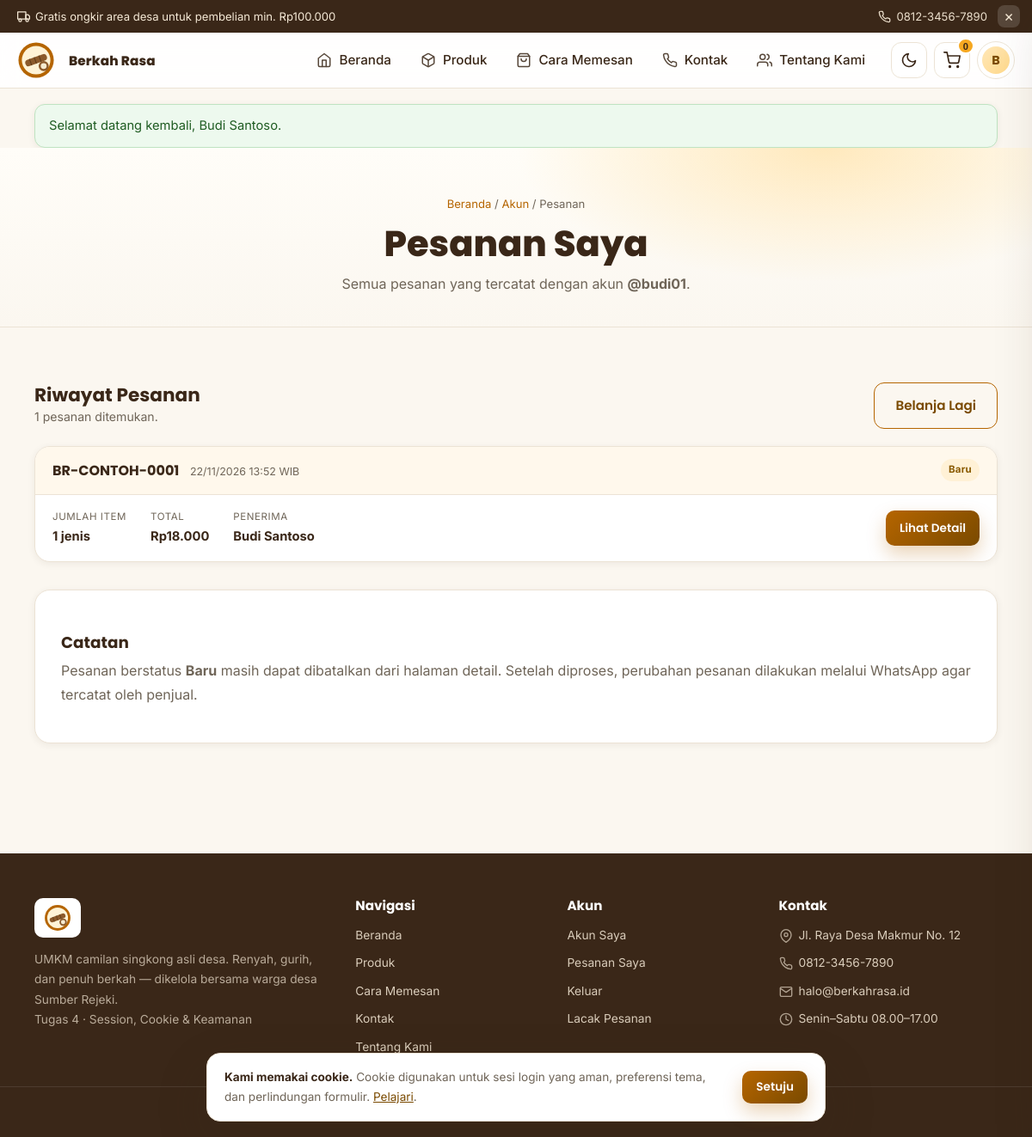
Page /pesanan-saya.php (signed in) on the committed database.
### tables this page shows
CREATE TABLE IF NOT EXISTS users (
    id            INT AUTO_INCREMENT PRIMARY KEY,
    username      VARCHAR(60) NOT NULL,
    nama          VARCHAR(120) NOT NULL,
    email         VARCHAR(150) NOT NULL,
    no_wa         VARCHAR(30) NULL,
    password      VARCHAR(255) NOT NULL,
    role          ENUM('admin','operator','pelanggan') NOT NULL DEFAULT 'pelanggan',
    aktif         TINYINT(1) NOT NULL DEFAULT 1,
    last_login_at DATETIME NULL,
    created_at    TIMESTAMP NOT NULL DEFAULT CURRENT_TIMESTAMP,
    updated_at    TIMESTAMP NOT NULL DEFAULT CURRENT_TIMESTAMP ON UPDATE CURRENT_TIMESTAMP,
    UNIQUE KEY uq_users_username (username),
    UNIQUE KEY uq_users_email (email),
    KEY idx_users_role (role)
);

CREATE TABLE IF NOT EXISTS pesanan (
    id           INT AUTO_INCREMENT PRIMARY KEY,
    user_id      INT NULL,
    kode         VARCHAR(30) NOT NULL UNIQUE,
    nama_pembeli VARCHAR(120) NOT NULL,
    email        VARCHAR(150) NULL,
    no_wa        VARCHAR(30) NOT NULL,
    alamat       TEXT NULL,
    catatan      TEXT NULL,
    pembayaran   ENUM('cod','transfer') NOT NULL DEFAULT 'cod',
    total        INT NOT NULL DEFAULT 0,
    ongkir       INT NOT NULL DEFAULT 0,
    status       ENUM('baru','diproses','dikirim','selesai','dibatalkan') NOT NULL DEFAULT 'baru',
    created_at   TIMESTAMP NOT NULL DEFAULT CURRENT_TIMESTAMP,
    KEY idx_pesanan_user (user_id),
    KEY idx_pesanan_status (status),
    CONSTRAINT fk_pesanan_user FOREIGN KEY (user_id)
        REFERENCES users(id) ON DELETE SET NULL
);

### config/config.php (called while the page is built, shortened)
<?php
if (!function_exists('url')) {
    function url(string $path = ''): string
    {
        return BASE_URL . '/' . ltrim($path, '/');
    }
}
if (!function_exists('asset')) {
    function asset(string $path): string
    {
        $url = url($path);
        return $url . (str_contains($url, '?') ? '&' : '?') . 'v=' . ASSET_VERSION;
    }
}

### includes/security.php (called while the page is built, shortened)
<?php
require_once __DIR__ . '/../config/config.php';
require_once __DIR__ . '/../config/database.php';
function current_user(bool $refresh = false): ?array
{
    static $cached = null;
    static $loaded = false;
    if ($loaded) {
        return $cached;
    }
    $loaded = true;
    $userId = (int) ($_SESSION['user_id'] ?? 0);
    $stmt = db()->prepare(
        'SELECT id, username, nama, email, no_wa, password, role, aktif, last_login_at, created_at
         FROM users WHERE id = ? LIMIT 1'
    );
    $stmt->execute([$userId]);
    $user = $stmt->fetch();
    $cached = $user;
    return $cached;
}
function is_logged_in(): bool
{
    return current_user() !== null;
}
function is_staff(): bool
{
    $user = current_user();
    return $user !== null && is_staff_role((string) $user['role']);
}
function require_login(): void
{
    if (!is_logged_in()) {
        remember_intended_url();
        set_flash('error', 'Silakan masuk terlebih dahulu.');
        redirect(url('masuk.php'));
    }
}
function theme_preference(): string
{
    $theme = (string) ($_COOKIE[THEME_COOKIE] ?? '');
    return $theme === 'dark' ? 'dark' : 'light';
}

### config/database.php (called while the page is built, shortened)
<?php
require_once __DIR__ . '/config.php';
function db(): PDO
{
    static $pdo = null;
    if ($pdo instanceof PDO) {
        return $pdo;
    }
    $dsn = 'mysql:host=' . DB_HOST
        . ';port=' . DB_PORT
        . ';dbname=' . DB_NAME
        . ';charset=utf8mb4';
    try {
        $pdo = new PDO($dsn, DB_USER, DB_PASS, [
            PDO::ATTR_ERRMODE            => PDO::ERRMODE_EXCEPTION,
            PDO::ATTR_DEFAULT_FETCH_MODE => PDO::FETCH_ASSOC,
            PDO::ATTR_EMULATE_PREPARES   => false,
            PDO::ATTR_STRINGIFY_FETCHES  => false,
        ]);
    } catch (PDOException $e) {
        error_log('[DB] ' . $e->getMessage());
        http_response_code(500);
        if (PHP_SAPI === 'cli') {
            fwrite(STDERR, 'Koneksi database gagal: ' . $e->getMessage() . PHP_EOL);
            exit(1);
        }
        $pesan = APP_DEBUG
            ? '<p style="color:#b91c1c">' . htmlspecialchars($e->getMessage(), ENT_QUOTES,
                'UTF-8') . '</p>'
            : '<p>Silakan hubungi pengelola situs.</p>';
        exit(
            '<!DOCTYPE html><html lang="id"><meta charset="utf-8">'
            . '<title>Koneksi database gagal</title>'
            .
                '<body style="font-family:system-ui;max-width:640px;margin:80px auto;padding:0 20px;">'
            . '<h2>Koneksi database gagal</h2>'
            . '<p>Pastikan MySQL/MariaDB berjalan dan database <strong>'
            . htmlspecialchars(DB_NAME, ENT_QUOTES, 'UTF-8')
            . '</strong> sudah diimpor dari <code>database/schema.sql</code>.</p>'
            . $pesan
            . '</body></html>'
        );
    }
    return $pdo;
}

### pesanan-saya.php (the view, shortened to what this page needs)
<?php
require_once __DIR__ . '/config/database.php';
require_once __DIR__ . '/includes/functions.php';
require_login();
$user = current_user();
$orders = get_user_orders((int) $user['id']);
$active    = '';
include __DIR__ . '/includes/header.php';
?>
<section class="page-hero auth-hero">
  <div class="container">
    <div class="breadcrumb"><a href="<?= url('index.php') ?>">Beranda</a> / <a
        href="<?= url('akun.php') ?>">Akun</a> / Pesanan</div>
    <h1>Pesanan Saya</h1>
    <p>Semua pesanan yang tercatat dengan akun <strong>@<?= e($user['username']) ?></strong>.</p>
  </div>
</section>
<main class="section">
  <div class="container">
    <div class="orders-head reveal">
      <div>
        <h2>Riwayat Pesanan</h2>
        <p class="muted-text"><?= count($orders) ?> pesanan ditemukan.</p>
      </div>
      <a class="btn btn-ghost" href="<?= url('produk.php') ?>">Belanja Lagi</a>
    </div>
    <?php if (!$orders): ?>
    <div class="empty-orders reveal">
      <h3>Belum ada pesanan</h3>
      <p>Pesanan yang Anda checkout saat sudah masuk akan otomatis muncul di halaman ini.</p>
      <a class="btn" href="<?= url('produk.php') ?>">Lihat Produk</a>
    </div>
    <?php else: ?>
    <div class="orders-list">
      <?php foreach ($orders as $order): ?>
      <article class="order-card reveal">
        <div class="order-card-head">
          <div>
            <span class="order-code"><?= e($order['kode']) ?></span>
            <span class="order-date"><?= e(format_tanggal($order['created_at'])) ?> WIB</span>
          </div>
          <?= status_badge((string) $order['status']) ?>
        </div>
        <div class="order-card-body">
          <div class="order-fact">
            <span>Jumlah item</span>
            <b><?= (int) $order['jumlah_item'] ?> jenis</b>
          </div>
          <div class="order-fact">
            <span>Total</span>
            <b><?= rupiah($order['total']) ?></b>
          </div>
          <div class="order-fact">
            <span>Penerima</span>
            <b><?= e($order['nama_pembeli']) ?></b>
          </div>
          <div class="order-card-actions">
            <a class="btn btn-sm"
                href="<?= url('pesanan-saya-detail.php?id=' . (int) $order['id']) ?>">Lihat
                    Detail</a>
          </div>
        </div>
      </article>
      <?php endforeach; ?>
    </div>
    <?php endif; ?>
    <div class="content-card mt-2 reveal">
      <h3>Catatan</h3>
      <p>Pesanan berstatus <strong>Baru</strong> masih dapat dibatalkan dari halaman detail.
          Setelah diproses, perubahan pesanan dilakukan melalui WhatsApp agar tercatat oleh
              penjual.</p>
    </div>
  </div>
</main>
<?php include __DIR__ . '/includes/footer.php'; ?>

### includes/header.php (shortened to what this page needs)
<?php
$active    = $active ?? '';
$loggedInUser = current_user();
$promoParams = $_GET;
$promoParams['promo'] = 'close';
$promoPath = strtok((string) ($_SERVER['REQUEST_URI'] ?? '/'), '?') ?: '/';
$promoCloseUrl = htmlspecialchars($promoPath . '?' . http_build_query($promoParams), ENT_QUOTES,
    'UTF-8');
$navItems = [
    'index'      => ['index.php', 'Beranda',
        '<path d="M3 9l9-7 9 7v11a2 2 0 0 1-2 2H5a2 2 0 0 1-2-2z"/><polyline points="9 22 9 12 15 12 15 22"/>'],
    'produk'     => ['produk.php', 'Produk',
        '<path d="M21 16V8a2 2 0 0 0-1-1.73l-7-4a2 2 0 0 0-2 0l-7 4A2 2 0 0 0 3 8v8a2 2 0 0 0 1 1.73l7 4a2 2 0 0 0 2 0l7-4A2 2 0 0 0 21 16z"/><polyline points="3.27 6.96 12 12.01 20.73 6.96"/><line x1="12" y1="22.08" x2="12" y2="12"/>'],
    'cara'       => ['cara-memesan.php', 'Cara Memesan',
        '<path d="M6 2 3 6v14a2 2 0 0 0 2 2h14a2 2 0 0 0 2-2V6l-3-4z"/><line x1="3" y1="6" x2="21" y2="6"/><path d="M16 10a4 4 0 0 1-8 0"/>'],
    'kontak'     => ['kontak.php', 'Kontak',
        '<path d="M22 16.92v3a2 2 0 0 1-2.18 2 19.79 19.79 0 0 1-8.63-3.07 19.5 19.5 0 0 1-6-6 19.79 19.79 0 0 1-3.07-8.67A2 2 0 0 1 4.11 2h3a2 2 0 0 1 2 1.72c.13.96.36 1.9.7 2.81a2 2 0 0 1-.45 2.11L8.09 9.91a16 16 0 0 0 6 6l1.27-1.27a2 2 0 0 1 2.11-.45c.9.34 1.85.57 2.81.7A2 2 0 0 1 22 16.92z"/>'],
    'tentang'    => ['tentang.php', 'Tentang Kami',
        '<path d="M17 21v-2a4 4 0 0 0-4-4H5a4 4 0 0 0-4 4v2"/><circle cx="9" cy="7" r="4"/><path d="M23 21v-2a4 4 0 0 0-3-3.87"/><path d="M16 3.13a4 4 0 0 1 0 7.75"/>'],
];
?><!DOCTYPE html>
<html lang="id">
<head>
<link rel="stylesheet" href="<?= asset('style.css') ?>">
</head>
<body class="<?= theme_preference() === 'dark' ? 'dark' : '' ?>">
<?php if (empty($_COOKIE['berkah_promo_closed'])): ?>
<div class="topbar" id="topbarPromo">
  <div class="topbar-inner">
    <span><svg viewBox="0 0 24 24" fill="none" stroke="currentColor" stroke-width="2"
        stroke-linecap="round" stroke-linejoin="round"><rect x="1" y="3" width="15"
            height="13"/><polygon points="16 8 20 8 23 11 23 16 16 16 16 8"/><circle cx="5.5"
                cy="18.5" r="2.5"/><circle cx="18.5" cy="18.5" r="2.5"/></svg><span
                    class="topbar-long">Gratis ongkir area desa untuk pembelian min.
                        Rp100.000</span></span>
    <span class="topbar-contact">0812-3456-7890</span>
    <a class="topbar-close" href="<?= $promoCloseUrl ?>" aria-label="Tutup promo"
        title="Tutup promo">&times;</a>
  </div>
</div>
<?php endif; ?>
<header class="site-header">
  <div class="container header-inner">
    <a class="brand" href="<?= url('index.php') ?>">
      <img src="<?= url('gambar/logo-icon.svg') ?>" alt="Logo <?= e(APP_NAME) ?>">
      <span class="brand-text">
        <strong class="brand-site-name"><?= e(APP_NAME) ?></strong>
      </span>
    </a>
    <nav class="main-nav" id="mainNav">
      <?php foreach ($navItems as $key => [$href, $label, $icon]): ?>
      <a href="<?= url($href) ?>" class="nav-link<?= $active === $key ? ' active' : '' ?>"><svg
          viewBox="0 0 24 24" fill="none" stroke="currentColor" stroke-width="2"
              stroke-linecap="round" stroke-linejoin="round"><?= $icon ?></svg><span><?=
                  e($label) ?></span></a>
      <?php endforeach; ?>
    </nav>
    <div class="header-actions">
      <button class="icon-btn" id="darkToggle" onclick="toggleDark()"
          aria-label="Mode gelap"><?php if (theme_preference() === 'dark'): ?><svg
              viewBox="0 0 24 24" fill="none" stroke="currentColor" stroke-width="2"
                  stroke-linecap="round" stroke-linejoin="round"><circle cx="12" cy="12"
                      r="4"/><path
                          d="M12 2v2M12 20v2M4.93 4.93l1.41 1.41M17.66 17.66l1.41 1.41M2 12h2M20 12h2M4.93 19.07l1.41-1.41M17.66 6.34l1.41-1.41"/></svg><?php else: ?><svg viewBox="0 0 24 24" fill="none" stroke="currentColor" stroke-width="2" stroke-linecap="round" stroke-linejoin="round"><path d="M21 12.79A9 9 0 1 1 11.21 3 7 7 0 0 0 21 12.79z"/></svg><?php endif; ?></button>
      <?php if ($loggedInUser): ?>
      <button class="icon-btn cart-btn" onclick="openCart()" aria-label="Keranjang"><svg
          viewBox="0 0 24 24" fill="none" stroke="currentColor" stroke-width="2"
              stroke-linecap="round" stroke-linejoin="round"><circle cx="9" cy="21"
                  r="1"/><circle cx="20" cy="21" r="1"/><path
                      d="M1 1h4l2.68 13.39a2 2 0 0 0 2 1.61h9.72a2 2 0 0 0 2-1.61L23 6H6"/></svg><span class="cart-count" id="cartCount">0</span></button>
      <div class="account-menu-wrap">
        <button type="button" class="account-chip" onclick="toggleAccountMenu()"
            aria-haspopup="true" aria-expanded="false" aria-label="Menu akun">
          <span class="avatar-mini"><?= e(mb_strtoupper(mb_substr($loggedInUser['nama'], 0, 1)))
              ?></span>
        </button>
      </div>
      <?php endif; ?>
    </div>
  </div>
</header>
<?php if ($flash = get_flash()): ?>
<div class="container">
  <div class="flash flash-<?= e($flash['type']) ?>"><?= e($flash['message']) ?></div>
</div>
<?php endif; ?>

### includes/functions.php (shortened to what this page needs)
<?php
require_once __DIR__ . '/security.php';
function e(mixed $value): string
{
    return htmlspecialchars((string) $value, ENT_QUOTES, 'UTF-8');
}
function rupiah(mixed $number): string
{
    return 'Rp' . number_format((float) $number, 0, ',', '.');
}
function format_tanggal(?string $datetime, string $format = 'd/m/Y H:i'): string
{
    $time = strtotime($datetime);
    return $time === false ? '-' : date($format, $time);
}
function get_flash(): ?array
{
    $flash = $_SESSION['flash'];
    return $flash;
}
function pesanan_statuses(): array
{
    return [
        'baru'       => 'Baru',
        'diproses'   => 'Diproses',
        'dikirim'    => 'Dikirim',
        'selesai'    => 'Selesai',
        'dibatalkan' => 'Dibatalkan',
    ];
}
function status_badge(string $status): string
{
    $label = pesanan_statuses()[$status] ?? $status;
    return '<span class="badge badge-' . e($status) . '">' . e($label) . '</span>';
}
function get_user_orders(int $userId): array
{
    $stmt = db()->prepare(
        'SELECT p.*, COUNT(d.id) AS jumlah_item
         FROM pesanan p
         LEFT JOIN pesanan_detail d ON d.pesanan_id = p.id
         WHERE p.user_id = ?
         GROUP BY p.id
         ORDER BY p.created_at DESC, p.id DESC'
    );
    $stmt->execute([$userId]);
    return $stmt->fetchAll();
}

### rows in the picture
users: nama "B", username "budi01"
pesanan: kode "BR-CONTOH-0001", created_at "22/11/2026 13:52", status "Baru", jumlah_item "1", total "Rp18.000", nama_pembeli "Budi Santoso"

### other values in the picture
APP_NAME "Berkah Rasa"
$label "Beranda"
$label "Produk"
$label "Cara Memesan"
$label "Kontak"
$label "Tentang Kami"
$flash['message'] "Selamat datang kembali, Budi Santoso."
count($orders) "1"
